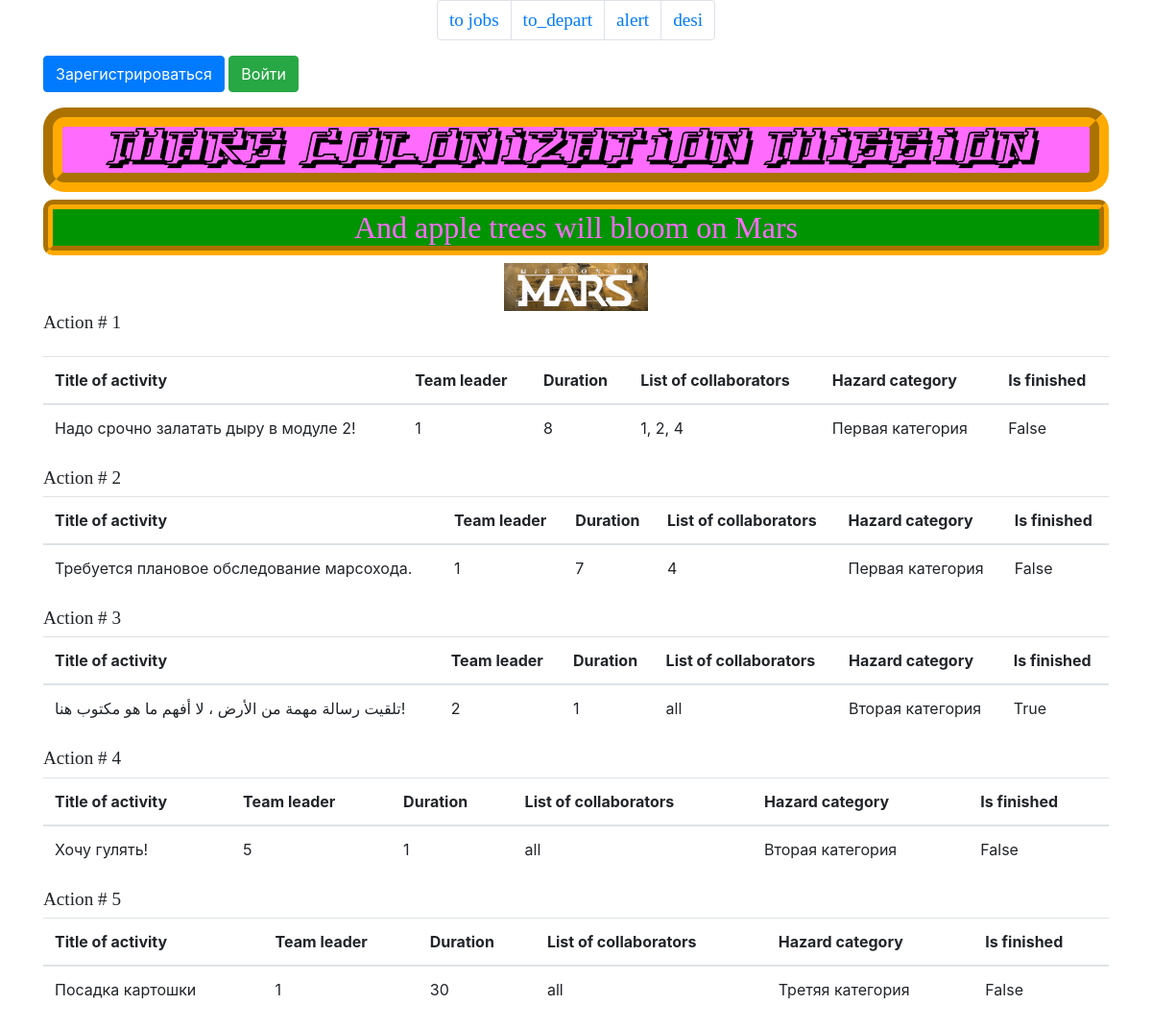
The page /index on the database as committed earlier.
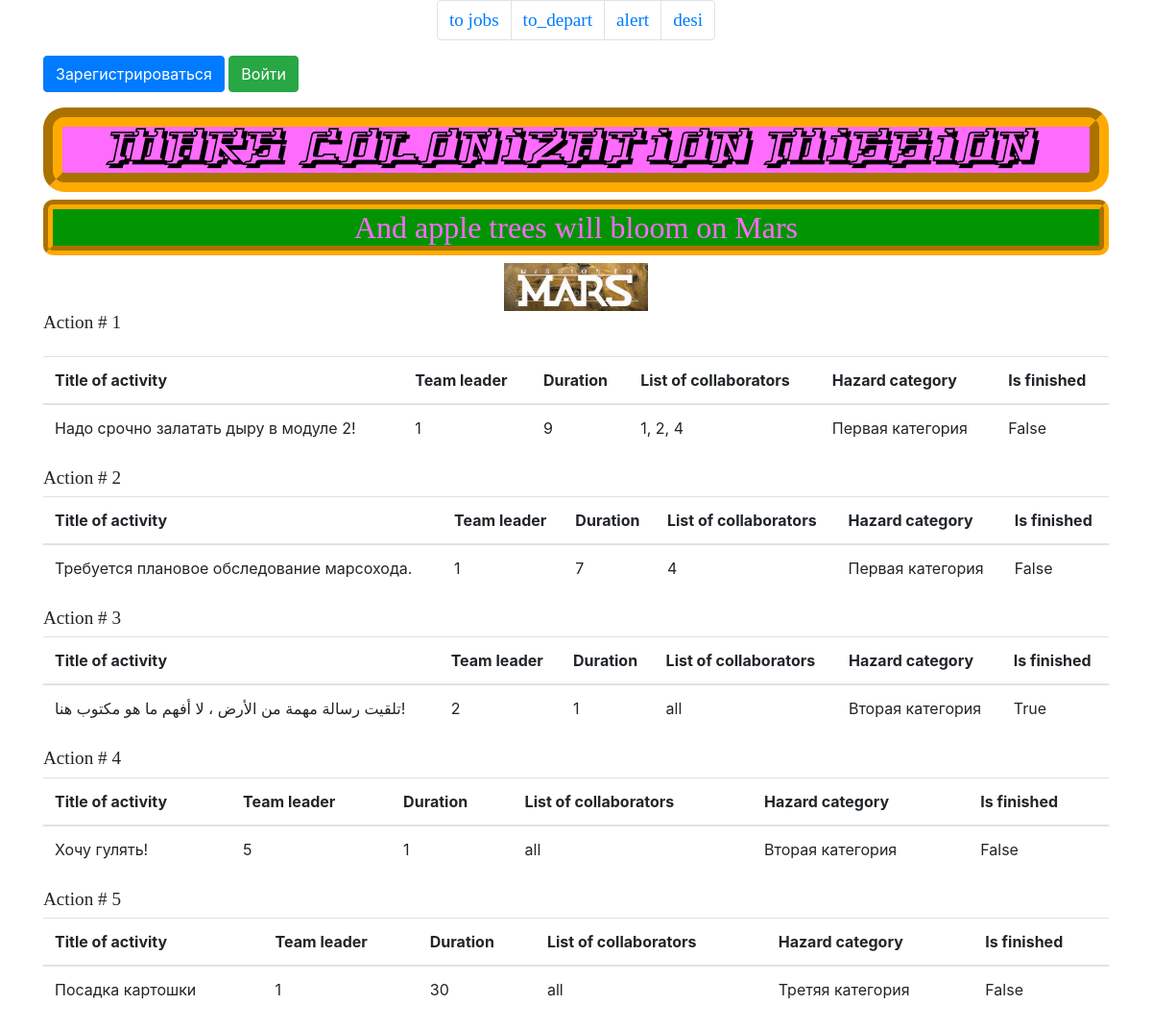
The same page on the database as committed later.
### sqlalch_data/data/__all_models.py (models this page shows)
class Jobs(SqlAlchemyBase, SerializerMixin):
    __tablename__ = 'jobs'
    id = sqlalchemy.Column(sqlalchemy.Integer,
                           primary_key=True, autoincrement=True)
    team_leader = sqlalchemy.Column(sqlalchemy.Integer,
                                    sqlalchemy.ForeignKey("users.id"))
    job = sqlalchemy.Column(sqlalchemy.String, nullable=True)
    work_size = sqlalchemy.Column(sqlalchemy.Integer, nullable=True)
    collaborators = sqlalchemy.Column(sqlalchemy.String)
    start_date = sqlalchemy.Column(sqlalchemy.DateTime, default=datetime.datetime.now)
    end_date = sqlalchemy.Column(sqlalchemy.DateTime)
    is_finished = sqlalchemy.Column(sqlalchemy.Boolean, default=False)
    category_id = sqlalchemy.Column(sqlalchemy.Integer,
                                    sqlalchemy.ForeignKey("categories.id"))
    category = orm.relation('Category')

class Category(SqlAlchemyBase, SerializerMixin):
    __tablename__ = 'categories'
    id = sqlalchemy.Column(sqlalchemy.Integer,
                           primary_key=True, autoincrement=True)
    name = sqlalchemy.Column(sqlalchemy.String)
    jobs = orm.relation("Jobs", back_populates='category')

### my_site.py (the view)
@app.route('/')
@app.route('/index')
def index():
    return render_template('magazine.html', works=db_sess.query(Jobs).order_by(Jobs.collaborators.asc()),
                           **params)

### templates/magazine.html (shortened to what this page needs)
{% extends "base_nav.html" %}
{% block content %}
<div>
    <table class="table">
        {% for work in works %}
        <tr>
            <h2>Action # {{ loop.index }}</h2>
            <table class="table">
                <thead>
                <tr>
                    <th scope="col">Title of activity</th>
                    <th scope="col">Team leader</th>
                    <th scope="col">Duration</th>
                    <th scope="col">List of collaborators</th>
                    <th scope="col">Hazard category</th>
                    <th scope="col">Is finished</th>
                </tr>
                </thead>
                <tbody>
                <tr>
                    <td>{{work.job}}</td>
                    <td>{{work.team_leader}}</td>
                    <td>{{work.work_size}}</td>
                    <td>{{work.collaborators}}</td>
                    <td>{{work.category.name}}</td>
                    <td>{{work.is_finished}}</td>
                </tr>
                </tbody>
            </table>
        </tr>
        {% endfor %}
    </table>
</div>
{% endblock %}

### templates/base_nav.html (shortened to what this page needs)
<!doctype html>
<html lang="en">
<head>
    <link rel="stylesheet"
          href="https://stackpath.bootstrapcdn.com/bootstrap/4.4.1/css/bootstrap.min.css"
>
    <link rel="stylesheet" type="text/css" href="{{ style }}"/>
</head>
  <body>
    <main role="main" class="container">
        <nav aria-label="Page navigation example">
          <ul class="pagination justify-content-center">
            <li class="page-item"><a class="page-link" href="/index">to jobs</a></li>
            <li class="page-item"><a class="page-link" href="/departs">to_depart</a></li>
            <li class="page-item"><a class="page-link" href="/alert">alert</a></li>
            <li class="page-item"><a class="page-link" href="/table/{{ sex }}/{{ oldest }}">desi</a></li>
          </ul>
        </nav>
        {% if current_user.is_authenticated %}
            <a class="navbar-brand" href="/logout">{{ current_user.name }}</a>
            <a class="btn btn-dark" href="/add_job">Добавить работу</a>
            <a class="btn btn-dark" href="/add_depart">Добавить департамент</a>
        {% else %}
        <p>
            <a class="btn btn-primary " href="/register">Зарегистрироваться</a>
            <a class="btn btn-success" href="/login">Войти</a>
        </p>
        {% endif %}
        <h1 align="center" style="color:#000">Mars Colonization Mission</h1>
        <h4 align="center" style="color:#ff6bfd">And apple trees will bloom on Mars</h4>
        <div align="center">
            <img src="{{ url_for('static', filename='images/MARS-2-7.png') }}" alt = 'loooooool'>
        </div>
        {% block content %}{% endblock %}
    </main>
  </body>
</html>

### static/css/style.css (style rules this page uses)
h1 { font-family: Yytrium, serif; border: 20px groove #ffaa00; background: #ff6bfd; border-radius: 22px }
h4 { font-family: FrakturSawmill, serif; font-size: 200%; background: #009402; border-radius: 10px; border: 10px groove #ffaa00 }
ul, ol, h2, h6 { font-family: KaifShr, serif; font-size: 120% }

Rows that differ between the two databases and show on the page:
changed Jobs "Надо срочно залатать дыру в модуле 2!": work_size "8" → "9"
